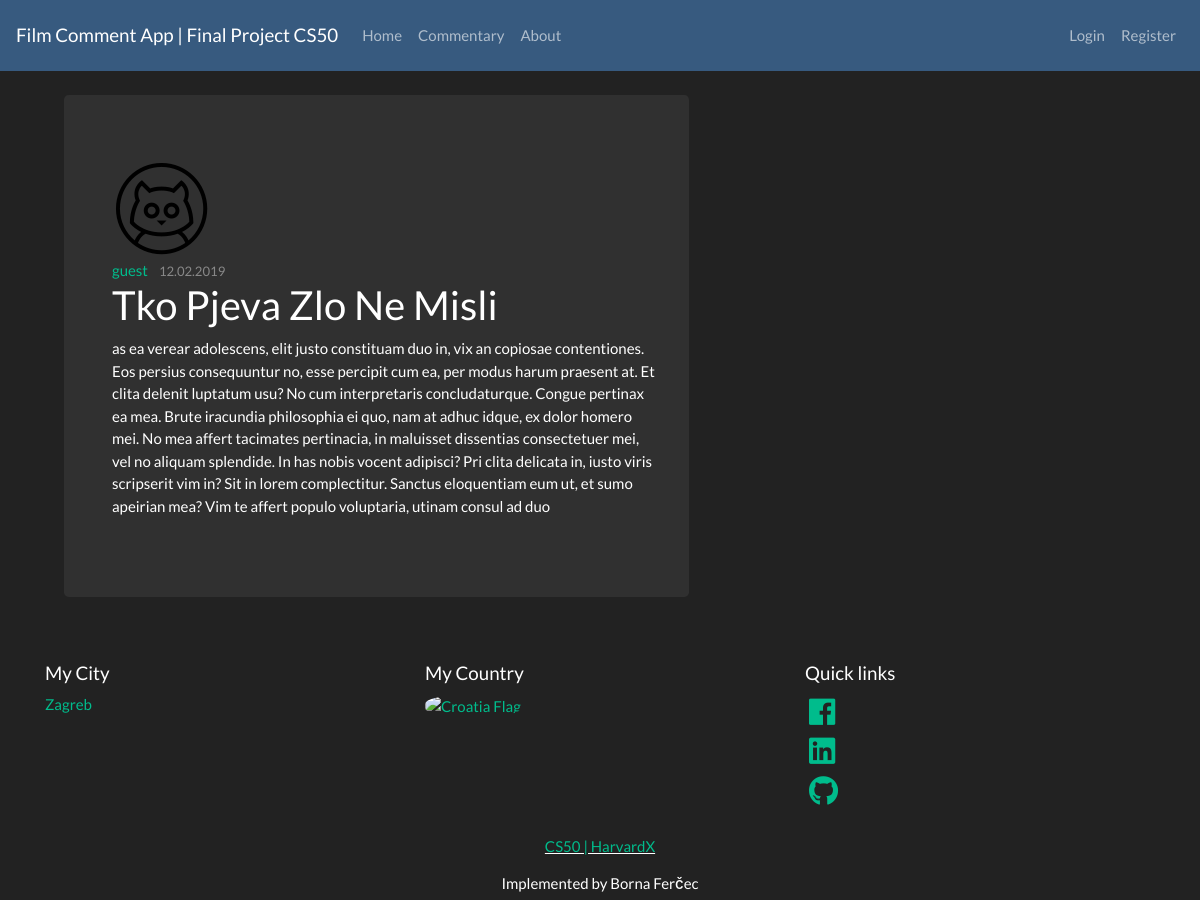
Screenshot of /post/2 with the database file from the repository.
### final_project/models.py (models this page shows, shortened)
class User(db.Model, UserMixin):
    id = db.Column(db.Integer, primary_key=True)
    username = db.Column(db.String(20), unique=True, nullable=False)
    email = db.Column(db.String(120), unique=True, nullable=False)
    image_file = db.Column(db.String(20), nullable=False, default='default.png')
    password = db.Column(db.String(60), nullable=False)
    posts = db.relationship('Post', backref='author', lazy=True)

class Post(db.Model):
    id = db.Column(db.Integer, primary_key=True)
    title = db.Column(db.String(100), nullable=False)
    date_posted = db.Column(db.DateTime, nullable=False, default=datetime.utcnow())
    content = db.Column(db.Text, nullable=False)
    user_id = db.Column(db.Integer, db.ForeignKey('user.id'), nullable=False)

### final_project/routes.py (the view)
@app.route("/post/<int:post_id>")
def post(post_id):
    post = Post.query.get_or_404(post_id)
    return render_template('post.html', title=post.title, post=post)

### final_project/templates/post.html (shortened to what this page needs)
{% extends "index.html" %}
{% block content %}
<div class="content-section col-md-10 pl-5 mt-4">
    <div class="jumbotron content-section col-md-8 pl-5 mt-3 ml-3">
        <img class="rounded-circle article-img" src="{{ url_for('static', filename='profile_pics/' + post.author.image_file) }}">
        <div class="media-body">
            <div class="article-metadata">
            <a class="mr-2" href="{{ url_for('user_posts', username=post.author.username )}}">{{ post.author.username }}</a>
            <small class="text-muted">{{ post.date_posted.strftime('%d.%m.%Y') }}</small>
            </div>
            <h2 class="article-title">{{ post.title }}</a></h2>
            <p class="article-content">{{ post.content }}</p>
        </div>
    </div>
</div>
{% endblock content %}

### rows the page displays
User: image_file (placeholder picture), author.username "guest"
Post: date_posted "12.02.2019", title "Tko Pjeva Zlo Ne Misli", content "as ea verear adolescens, elit justo constituam duo in, vix an copiosae contentiones. Eos persius consequuntur no, esse percipit cum ea, per modus harum praesent at. Et clita delenit luptatum usu? No cum interpretaris concludaturque. Congue pertinax ea mea. Brute iracundia philosophia ei quo, nam at adhuc idque, ex dolor homero mei. No mea affert tacimates pertinacia, in maluisset dissentias consectetuer mei, vel no aliquam splendide. In has nobis vocent adipisci? Pri clita delicata in, iusto viris scripserit vim in? Sit in lorem complectitur. Sanctus eloquentiam eum ut, et sumo apeirian mea? Vim te affert populo voluptaria, utinam consul ad duo"
